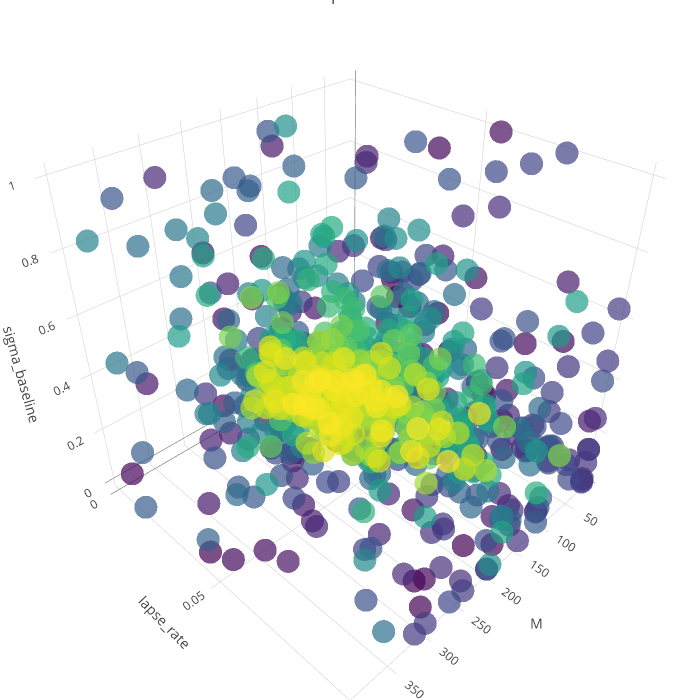

The notebook cell this image was saved under:
### Code cell
# Filter the start of steps only
df_cmaes_traj = df_best_fits[df_best_fits['step'] < 1000]
# result_to_color = np.array(df_cmaes_traj['dist_nll92'])
result_to_color = np.array(df_cmaes_traj['step'])
# result_to_color = np.log(result_to_color)

text = ['> %s' % (x) for x in result_to_color]

trace1 = go.Scatter3d(
        x = df_cmaes_traj['M'],
        y = df_cmaes_traj['lapse_rate'],
        z = df_cmaes_traj['sigma_baseline'],
        text = text,
        mode = 'markers',
        marker = go.Marker(
            color = result_to_color,
            size = 8,
            colorscale='Viridis',
            opacity=0.7
        )
    )
data = [trace1]
layout = go.Layout(
    title='Landscape for NLL92',
    autosize=False,
    width=700,
    height=700,
    margin=dict(
        l=0,
        r=0,
        b=0,
        t=0),
    scene=go.Scene(
        xaxis=go.XAxis(
            title='M',
        ),
        yaxis=go.YAxis(
            title='lapse_rate',
        ),
        zaxis=go.ZAxis(
            title='sigma_baseline',
        )
    )
)
fig = go.Figure(data=data, layout=layout)
py.iplot(fig)

### Figure 1 — Plotly figure (JSON) as saved in the notebook; plotly's stock layout.template omitted (floating-point values rounded to 4 significant figures; data arrays with more than 128 entries replaced by an {"elided": "..."} marker saying what was removed)
{"data": [{"marker": {"color": {"elided": "838 int values"}, "colorscale": "Viridis", "opacity": 0.7, "size": 8}, "mode": "markers", "text": {"elided": "838 str values"}, "type": "scatter3d", "x": {"elided": "838 float values"}, "y": {"elided": "838 float values"}, "z": {"elided": "838 float values"}}], "layout": {"autosize": false, "height": 700, "margin": {"b": 0, "l": 0, "r": 0, "t": 0}, "scene": {"xaxis": {"title": "M"}, "yaxis": {"title": "lapse_rate"}, "zaxis": {"title": "sigma_baseline"}}, "title": "Landscape for NLL92", "width": 700}}
